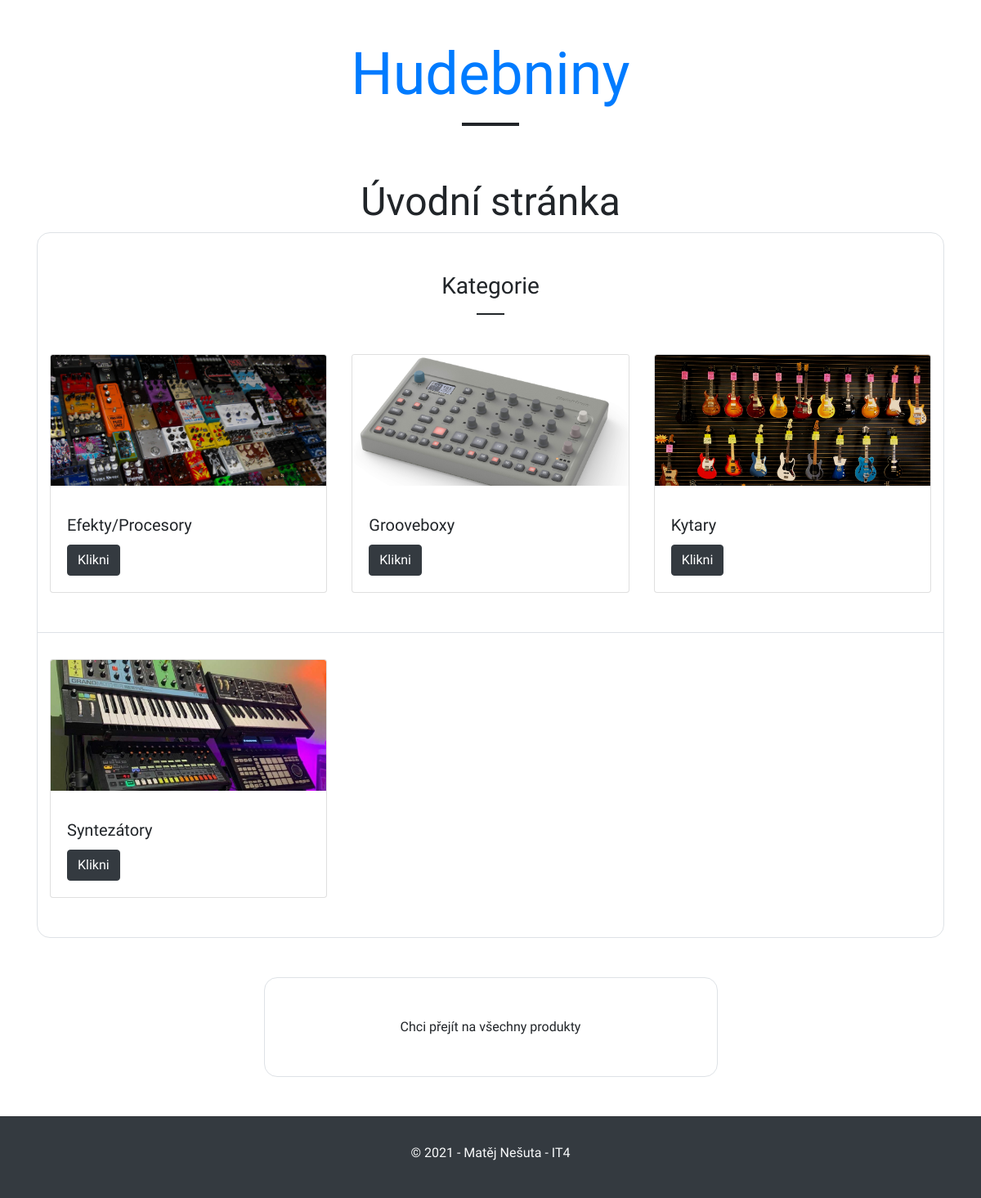
/hudebniny/, run on an earlier commit of the app's database.
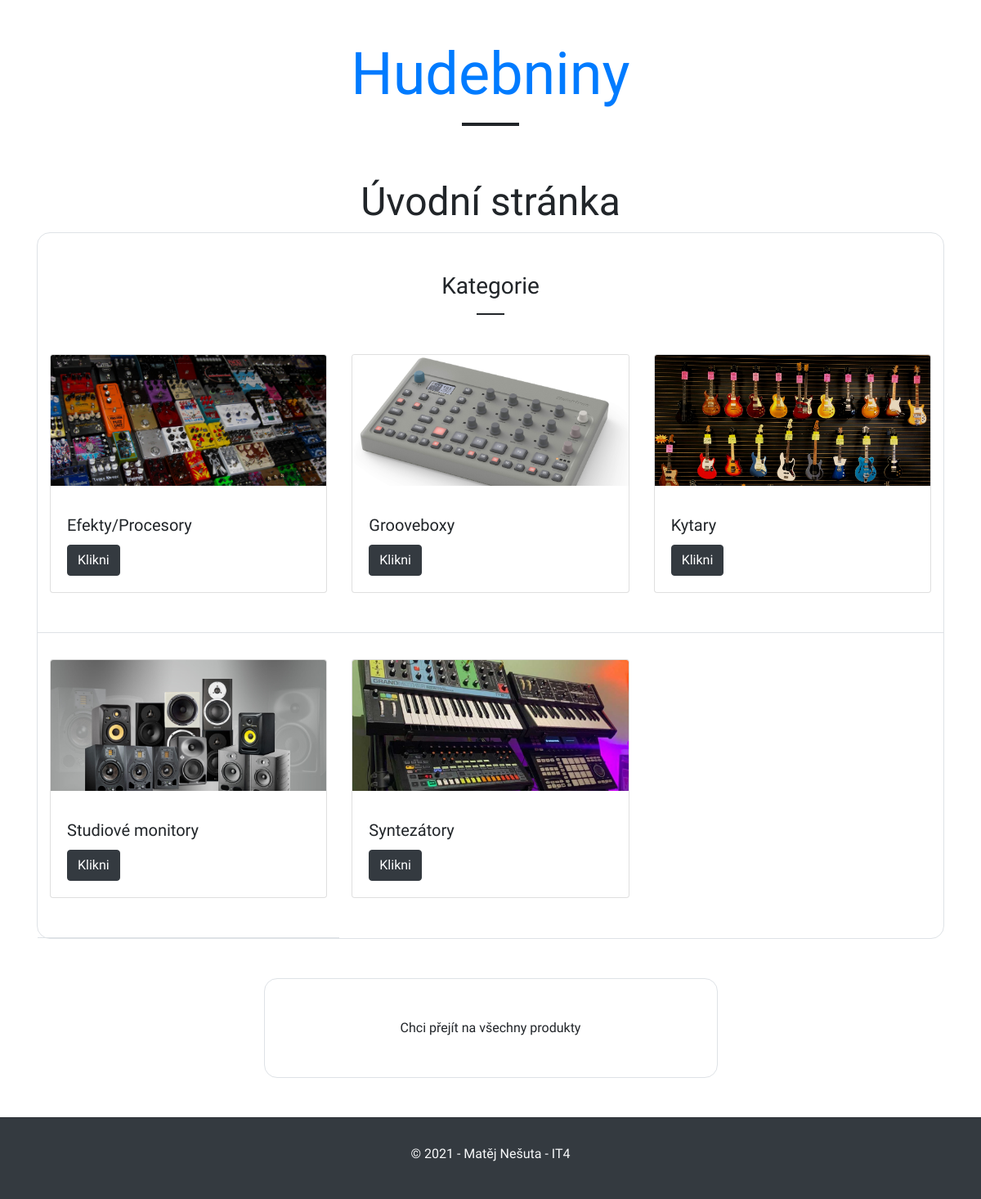
And on a later commit of the database.
### hudebniny/models.py (models this page shows, shortened)
class Druh(models.Model):
    nazev = models.CharField(blank=False, max_length=100, null=False, unique=True, verbose_name="Název")
    foto = models.ImageField(upload_to='druh/', blank=True, null=True, verbose_name="Ilustrační foto")
    class Meta:
        verbose_name = "Druh zboží"
        verbose_name_plural = "Druhy zboží"
        ordering = ["nazev"]

### hudebniny/views.py (the view)
# urls.py: path('', views.IndexView.as_view(), name='index'),
class IndexView(ListView):
    model = Druh
    context_object_name = 'druh_list'
    template_name = 'index.html'

### hudebniny/templates/index.html (shortened to what this page needs)
{% extends 'base.html' %}
{% load static %}
{% block content %}
    <h2 class="text-center">Úvodní stránka</h2>
    <div class="container border">
    <h3 class="text-center mt-5">Kategorie</h3>
        <hr>
        <div class="row">
        {% for druh in druh_list %}
            <div class="col-md-6 col-lg-4 {% if forloop.last%}{% else %}cara{% endif %}">
                <div class="card">
                    <figure class="cropped kategorie">
                        <a href="{% url 'produkty' druh.pk %}">
                            <img class="card-img-top img-fluid" src="{{ druh.foto.url }}" alt="Card image cap">
                        </a>
                    </figure>
                    <div class="card-body">
                        <h5 class="card-title">{{ druh.nazev }}</h5>
                         <a href="{% url 'produkty' druh.pk %}" class="btn btn-dark">Klikni</a>
                    </div>
                </div>
            </div>
        {% endfor %}
        </div>
    </div>
    <div class="text-center">
        <a href="{% url 'produkty'%}" class="btn border p-5 m-5 produkty-tlacitko">Chci přejít na všechny produkty</a>
    </div>
{% endblock %}

### hudebniny/templates/base.html (shortened to what this page needs)
<!DOCTYPE html>
<html lang="cs">
<head>
    <link rel="stylesheet" href="https://maxcdn.bootstrapcdn.com/bootstrap/4.4.1/css/bootstrap.min.css">
    <link rel="stylesheet" href="https://cdnjs.cloudflare.com/ajax/libs/ekko-lightbox/5.3.0/ekko-lightbox.css">
    {% load static %}
    <link rel="stylesheet" href="{% static 'css/style.css' %}">
</head>
<body>
    <header class="jumbotron-fluid p-5">
        <h1 class="text-center display-3"><a class="disabled" href="/">Hudebniny</a></h1>
        <hr class="nadpis">
    </header>
    <main class="container">
    {% block content %}{% endblock %}
    </main>
    <footer class="container-fluid bg-dark text-light p-3 card-footer">
        <p class="text-center">&copy; 2021 - Matěj Nešuta - IT4</p>
    </footer>
</body>
</html>

### hudebniny/static/css/style.css (style rules this page uses)
body { font-family: 'Fira Sans Condensed'; min-height: 100%; }
html, body { height: 100%; }
footer { position: relative; height: 100px; bottom: 0; width: 100%; }
footer p { margin: 1rem; }
.card { margin-bottom: 3rem; margin-top: 2rem; }
.nadpis { border: 2px solid!important; width: 6%!important; }
hr { width: 3%; border: 1px solid; }
h2 { font-size: 3.0rem; font-weight: 300; line-height: 1.2; }
.cropped { overflow: hidden; opacity: 1; -webkit-transition: 0.7s ease-in-out; transition: 0.7s ease-in-out; -webkit-animation-timing-function: linear; animation-timing-function: linear; }
.kategorie { height: 10rem; }
.cara { border-bottom: 1px solid #dee2e6; }
.border { border-radius: 1rem; }
.produkty-tlacitko { width: 50%; }

What changed in the data, as far as the page shows it:
added Druh: foto (picture), nazev "Studiové monitory"
